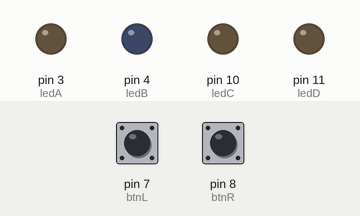
Simulated run of this sketch. Board: Arduino Uno, built with avr-gcc and run on an emulated ATmega328P. Shown: output pins drawn as LEDs (lit = HIGH). Dashed ring = blinking. The inputs (shaded band) are chosen by the test bench; at power-on: pin 8 (btnR) LOW, pin 7 (btnL) LOW. What the sketch prints to the serial monitor is not drawn.

Above: at 1.2 s.
1.3 s: pin 8 (btnR) pulled HIGH for 0.15 s
At 3.2 s:
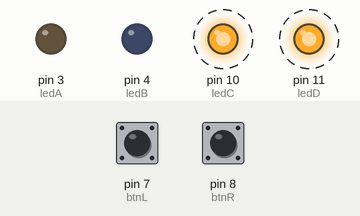
At 7.2 s:
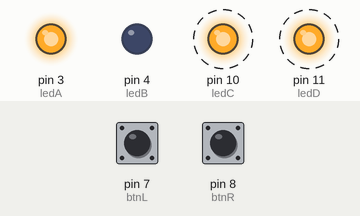
7.4 s: pin 8 (btnR) pulled HIGH for 3.2 s
At 13.2 s:
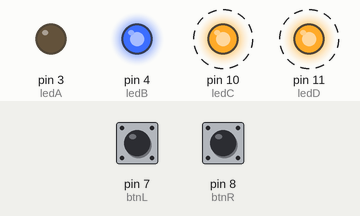
Timing chart, 0 to 18.1 s (numbered marks = the images above; inputs shaded):
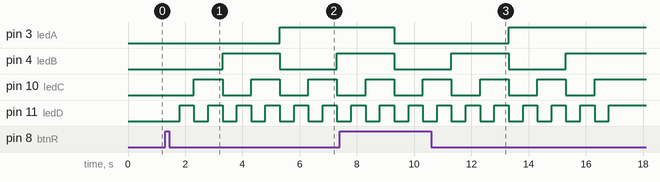

Measured:
- after the input at 1.3 s, pin 3 (ledA): LOW → HIGH after 4.0 s; pin 4 (ledB): LOW → HIGH after 2.0 s, → LOW 2.0 s later, → HIGH 2.0 s later; pin 10 (ledC): alternates HIGH for 1.0 s and LOW for 1.0 s, starting after 1.0 s; pin 11 (ledD): alternates HIGH for 0.50 s and LOW for 0.50 s, starting after 0.50 s
- after the input at 7.4 s, pin 3 (ledA): HIGH → LOW after 1.9 s, → HIGH 4.0 s later; pin 4 (ledB): alternates HIGH for 2.0 s and LOW for 2.0 s, starting after 1.9 s

The sketch:

sketch_oct19a.ino
```cpp
int ledA = 3;
    int ledB = 4;
    int ledC = 10;
    int ledD = 11;
    int btnL = 7;
    int btnR = 8;

void setup() {

    pinMode(ledA, OUTPUT);
    pinMode(ledB, OUTPUT);
    pinMode(ledC, OUTPUT);
    pinMode(ledD, OUTPUT);
    pinMode(btnL, INPUT);
    pinMode(btnR, INPUT);
  Serial.begin(9600);

}

void loop() {
   Serial.println(digitalRead(btnL));
  if(digitalRead(btnL) == HIGH) {

}

  if (digitalRead(btnR) == HIGH) {
    // HEPSİ KAPALI
    digitalWrite(ledA, LOW);
    digitalWrite(ledB, LOW);
    digitalWrite(ledC, LOW);
    digitalWrite(ledD, LOW);
    delay(500);
    //SONDAKİ LED AÇIK
    digitalWrite(ledA, LOW);
    digitalWrite(ledB, LOW);
    digitalWrite(ledC, LOW);
    digitalWrite(ledD, HIGH);
    delay(500);
    //3. LED AÇIK
    digitalWrite(ledA, LOW);
    digitalWrite(ledB, LOW);
    digitalWrite(ledC, HIGH);
    digitalWrite(ledD, LOW);
    delay(500);
    //3. VE SONUNCU LED AÇIK
    digitalWrite(ledA, LOW);
    digitalWrite(ledB, LOW);
    digitalWrite(ledC, HIGH);
    digitalWrite(ledD, HIGH);
    delay(500);
    //2. LED AÇIK
    digitalWrite(ledA, LOW);
    digitalWrite(ledB, HIGH);
    digitalWrite(ledC, LOW);
    digitalWrite(ledD, LOW);
    delay(500);
    //2. VE SONUNCU AÇIK
    digitalWrite(ledA, LOW);
    digitalWrite(ledB, HIGH);
    digitalWrite(ledC, LOW);
    digitalWrite(ledD, HIGH);
    delay(500);
    //2. VE 3. LED AÇIK
    digitalWrite(ledA, LOW);
    digitalWrite(ledB, HIGH);
    digitalWrite(ledC, HIGH);
    digitalWrite(ledD, LOW);
    delay(500);
    //2.,3. VE SON LED AÇIK
    digitalWrite(ledA, LOW);
    digitalWrite(ledB, HIGH);
    digitalWrite(ledC, HIGH);
    digitalWrite(ledD, HIGH);
    delay(500);
    //İLK LED AÇIK
    digitalWrite(ledA, HIGH);
    digitalWrite(ledB, LOW);
    digitalWrite(ledC, LOW);
    digitalWrite(ledD, LOW);
    delay(500);
    //İLK VE SON LED AÇIK
    digitalWrite(ledA, HIGH);
    digitalWrite(ledB, LOW);
    digitalWrite(ledC, LOW);
    digitalWrite(ledD, HIGH);
    delay(500);
    //İLK VE 3. LED AÇIK
    digitalWrite(ledA, HIGH);
    digitalWrite(ledB, LOW);
    digitalWrite(ledC, HIGH);
    digitalWrite(ledD, LOW);
    delay(500);
    //İLK 3. VE SON LED AÇIK
    digitalWrite(ledA, HIGH);
    digitalWrite(ledB, LOW);
    digitalWrite(ledC, HIGH);
    digitalWrite(ledD, HIGH);
    delay(500);
    //İLK VE 2. LED AÇIK
    digitalWrite(ledA, HIGH);
    digitalWrite(ledB, HIGH);
    digitalWrite(ledC, LOW);
    digitalWrite(ledD, LOW);
    delay(500);
    //İLK 2. VE SON LED AÇIK
    digitalWrite(ledA, HIGH);
    digitalWrite(ledB, HIGH);
    digitalWrite(ledC, LOW);
    digitalWrite(ledD, HIGH);
    delay(500);
    //İLK 2. VE 3. LED AÇIK
    digitalWrite(ledA, HIGH);
    digitalWrite(ledB, HIGH);
    digitalWrite(ledC, HIGH);
    digitalWrite(ledD, LOW);
    delay(500);
    //HEPSİ AÇIK
    digitalWrite(ledA, HIGH);
    digitalWrite(ledB, HIGH);
    digitalWrite(ledC, HIGH);
    digitalWrite(ledD, HIGH);
    delay(500);
    }
}
```
